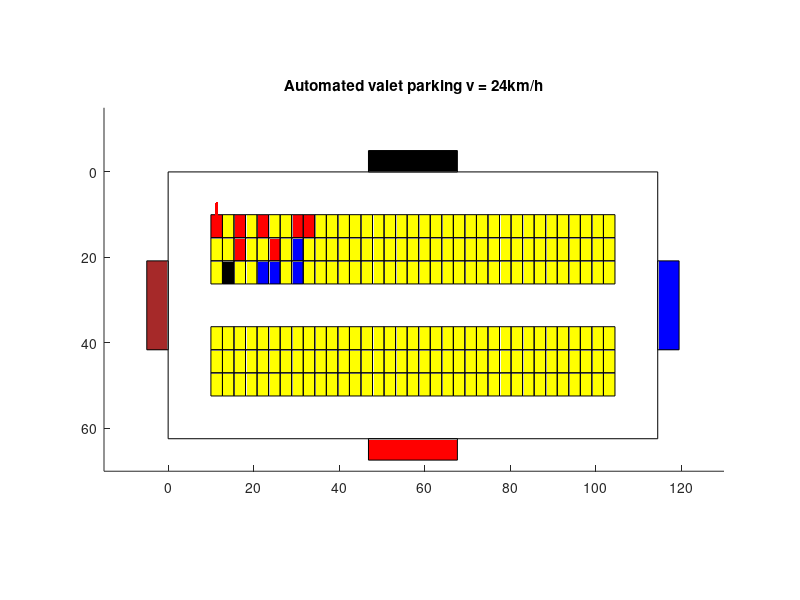

Reproduce this figure in MATLAB.
clf;
axis equal;


for i = 0: 34
    for j = 0: 2
      if(((j == 0) && (i == 0 || i == 2 || i == 4 || i == 7 || i == 8))
          || ((j == 1) && (i == 2 || i == 5))
        )
          rectangle("Position", [10 + i*2.7, 10 + j*5.4, 2.7, 5.4], 
              "Facecolor", [1, 0, 0]);
      elseif((j == 2) && (i == 1))
          rectangle("Position", [10 + i*2.7, 10 + j*5.4, 2.7, 5.4], 
              "Facecolor", [0, 0, 0]);
      elseif(((j == 2) && (i == 4 || i == 5 || i == 7))
              || (j == 1 && i == 7)
            )
          rectangle("Position", [10 + i*2.7, 10 + j*5.4, 2.7, 5.4], 
              "Facecolor", [0, 0, 1]);
      else
          rectangle("Position", [10 + i*2.7, 10 + j*5.4, 2.7, 5.4],
              "Facecolor", [1, 1, 0]);
      endif;
    endfor;
endfor;

for i = 0: 34
    for j = 0: 2
       rectangle("Position", [10 + i*2.7, 20 + (j + 3)*5.4, 2.7, 5.4],
              "Facecolor", [1, 1, 0]);
    endfor;
endfor;



rectangle("Position", [0, 0, 10 + 2.7*35 + 10, 10 + 5.4*3 + 10 + 5.4*3 + 10 ]);
                      %boundary

rectangle("Position", [10 + 2.7*17.5 - 10.4, -5, 20.8, 5 ], 
                        "Facecolor", [0, 0, 0]);%Gate 1
rectangle("Position", [10 + 2.7*35 + 10, 20.8, 5, 20.8 ], 
                        "Facecolor", [0, 0, 1]);%Gate 2
rectangle("Position", [10 + 2.7*17.5 - 10.4, 10 + 5.4*3 + 10 + 5.4*3 + 10, 20.8, 5 ], 
                        "Facecolor", [1, 0, 0]);%Gate 3                        
rectangle("Position", [-5, 20.8, 5, 20.8 ], "Facecolor", 
                          [0.65, 0.16, 0.16]);%Gate 4

v0 = 20/3;%(m/s)
t1 = linspace(0, 0.81, 800);%(s)
x = 10 + 1.35;%(m)
y = 10 + 2.7 - v0*t1;%(m)
hold on;%draw overlay some graphic objects
plot(x, y, 'r');

                         
axis([-15 130 -15 70]);%expand minimum of X, Y
view(0, -90);
title ("Automated valet parking v = 24km/h");
